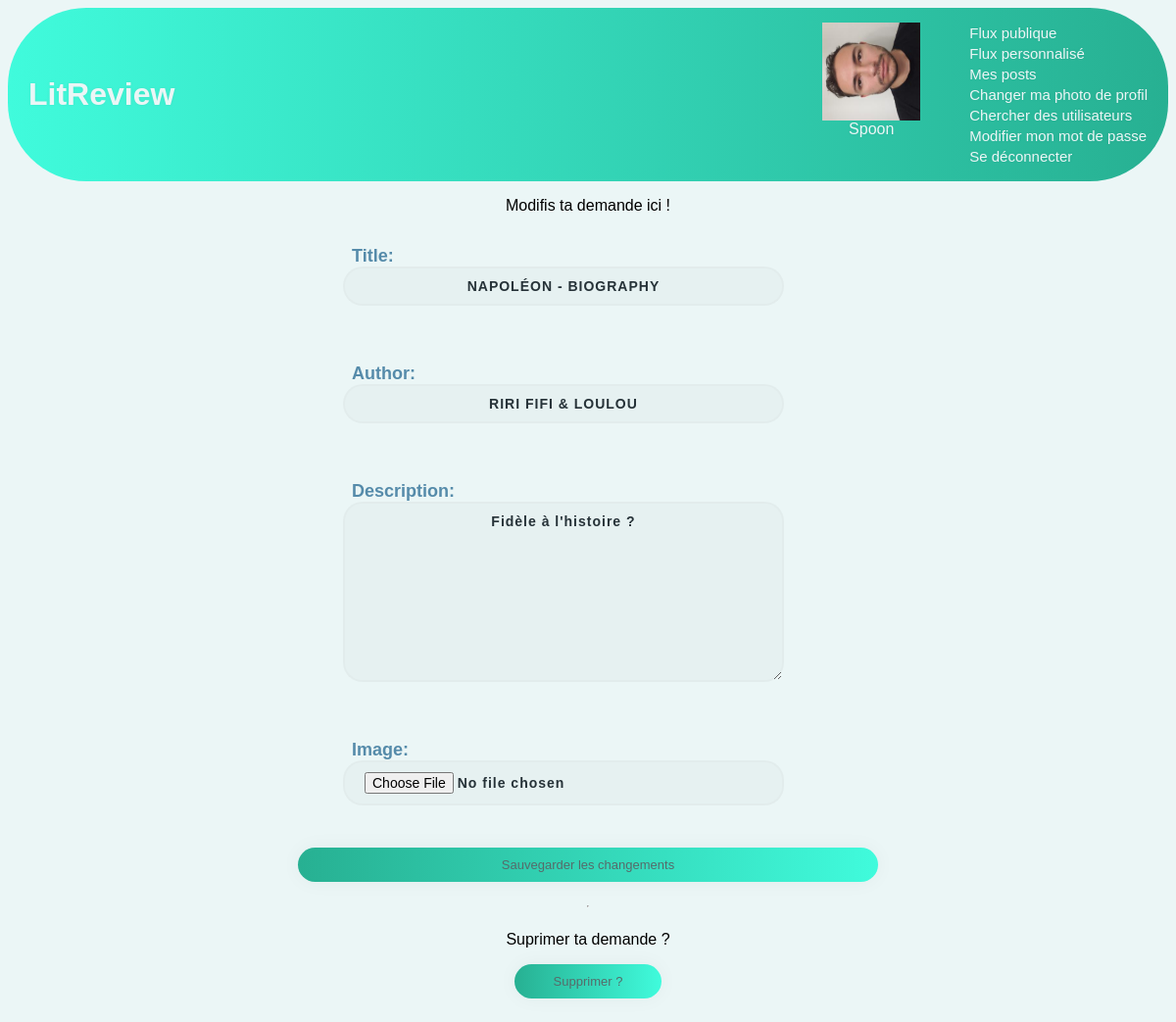
The app's page /ticket/modify/7/ (signed in) with its own data.
### authentication/models.py (models this page shows, shortened)
class User(AbstractUser):
    profile_picture = models.ImageField(verbose_name='image', null=True, blank=True)
    followed_users = models.ManyToManyField(settings.AUTH_USER_MODEL, through='UserFollow', symmetrical=False)
    IMAGE_MAX_SIZE = (500, 500)

### review/models.py (models this page shows, shortened)
class Ticket(models.Model):
    title = models.CharField(max_length=128)
    author = models.CharField(max_length=128)
    description = models.TextField(max_length=1024, blank=True)
    user = models.ForeignKey(settings.AUTH_USER_MODEL, on_delete=CASCADE)
    image = models.ImageField(null=True, blank=True)
    time_created = models.DateTimeField(auto_now_add=True)
    IMAGE_MAX_SIZE = (300, 500)

### review/views.py (the view, shortened to what this page needs)
# urls.py: path('ticket/modify/<int:ticket_id>/', review.views.TicketModify.as_view(), name='ticket-modify'),
class TicketModify(LoginRequiredMixin, View):
    def get(self, request, ticket_id):
        self.ticket = get_object_or_404(models.Ticket, id=ticket_id)
        edit_form = forms.TicketForm(instance=self.ticket)
        delete_form = forms.DeleteTicketForm()
        return render(
            request,
            'review/ticket_modify.html',
            context={
                'edit_form': edit_form,
                'delete_form':delete_form
            }
        )

### review/forms.py
class TicketForm(forms.ModelForm):
    edit_ticket = forms.BooleanField(widget=forms.HiddenInput, initial=True)
    class Meta:
        model = models.Ticket
        fields = [
            'title',
            'author',
            'description',
            'image'
        ]

class DeleteTicketForm(forms.Form):
    delete_ticket = forms.BooleanField(widget=forms.HiddenInput, initial=True)

### review/templates/review/ticket_modify.html (shortened to what this page needs)
{% extends 'base.html' %}
{% block content %}
    <p>Modifis ta demande ici !</p>
    <form method="post"  enctype='multipart/form-data'>
        {{ edit_form.as_p }}
        <button type="submit">Sauvegarder les changements</button>
    </form>
    <hr>
    <p>Suprimer ta demande ? </p>
    <form method="post">
        <button type="submit">Supprimer ?</button>
    </form>
{% endblock content %}

### templates/base.html (shortened to what this page needs)
{% load static %}
<html>
    <head>
        <link rel="stylesheet" href="{% static 'style.css' %}">
    </head>
    <body>
        <header>
            <a href="{% url 'flux' %}" id='header_title'><h1>LitReview</h1></a>
            <div class="header_when_autenticated">
                {% if user.is_authenticated %}
                    <a href="{% url 'flux-self' %}">
                        <div id="user_icon">
                            {% if user.profile_picture %}
                                <img class="avatar" src='{{ user.profile_picture.url }}'>
                            {% else %}
                                <img class="avatar" src="{% static 'images/default_profile.jpg'%}">
                            {% endif %}
                                <p id='username'>{{ user.username }}</p>
                        </div>
                    </a>
                    <div id='navigation'>
                        <ul id='list_header'>
                            <li class='puces_header'><a href="{% url 'flux' %}">Flux publique</a></li>
                            <li class='puces_header'><a href="{% url 'flux-perso' %}">Flux personnalisé</a></li>
                            <li class='puces_header'><a href="{% url 'flux-self' %}">Mes posts</a></li>
                            <li class='puces_header'><a href="{% url 'profile-picture-change' %}">Changer ma photo de profil</a></li>
                            <li class='puces_header'><a href="{% url 'follow-user' 'follow' 0 %}">Chercher des utilisateurs</a></li>
                            <li class='puces_header'><a href="{% url 'password-change' %}">Modifier mon mot de passe</a></li>
                            <li class='puces_header'><a href="{% url 'logout' %}">Se déconnecter</a></li>
                        </ul>
                    </div>
                {% endif %}
            </div>
        </header>
        <main>
            {% block content %}{% endblock content %}
        </main>
    </body>
</html>

### static/style.css (style rules this page uses)
header { padding: 0px 16px; border-radius: 5em; background: linear-gradient(to left, #27b092, #40fbdc); color: #f1f1f1; display: flex; flex-direction: row; justify-content: space-between; align-items: center; }
.puces_header { list-style-type: none; transition: transform .2s; margin: 0 auto; padding-top: 2px; padding-bottom: 2px; }
main { margin: auto; width: 50%; display: flex; flex-direction: column; align-items: center; }
body { background-color: #ebf6f6; font-family: 'Ubuntu', sans-serif; }
ul { color: #558baa; font-family: 'Ubuntu', sans-serif; font-size: 15px; }
label, h6, h5, h4, h3, h2 { color: #558baa; font-family: 'Ubuntu', sans-serif; font-weight: bold; font-size: 23px; }
label { margin-left: 55px; padding-top: 40px; font-size: 18px; }
input, #id_description, #id_body { width: 76%; color: rgb(38, 50, 56); font-weight: 700; font-size: 14px; letter-spacing: 1px; background: rgba(136, 126, 126, 0.04); padding: 10px 20px; border: none; border-radius: 20px; outline: none; box-sizing: border-box; border: 2px solid rgba(0, 0, 0, 0.02); margin-bottom: 50px; margin-left: 46px; text-align: center; margin-bottom: 27px; font-family: 'Ubuntu', sans-serif; }
form { display: flex; flex-direction: column; }
button { cursor: pointer; border-radius: 5em; background: linear-gradient(to right, #27b092, #40fbdc); color: #fff; border: 0; padding-left: 40px; padding-right: 40px; padding-bottom: 10px; padding-top: 10px; font-family: 'Ubuntu', sans-serif; font-size: 13px; box-shadow: 0 0 20px 1px rgba(0, 0, 0, 0.04); color: #566b6a; }
a { text-shadow: 0px 0px 3px rgba(117, 117, 117, 0.12); color: #ebf6f6; text-decoration: none; padding: 5px; }
#header_title { color: #ebf6f6; }
.avatar { width: 100px; height: 100px; }
#user_icon { margin-left: 200px; margin-top: 10px; }
.header_when_autenticated { display: flex; flex-direction: row; }
#username { margin: auto; text-align: center; }

### records on screen
User: profile_picture (picture), username "Spoon"
Ticket: title "NAPOLÉON - BIOGRAPHY", author "RIRI FIFI & LOULOU", description "Fidèle à l'histoire ?"
